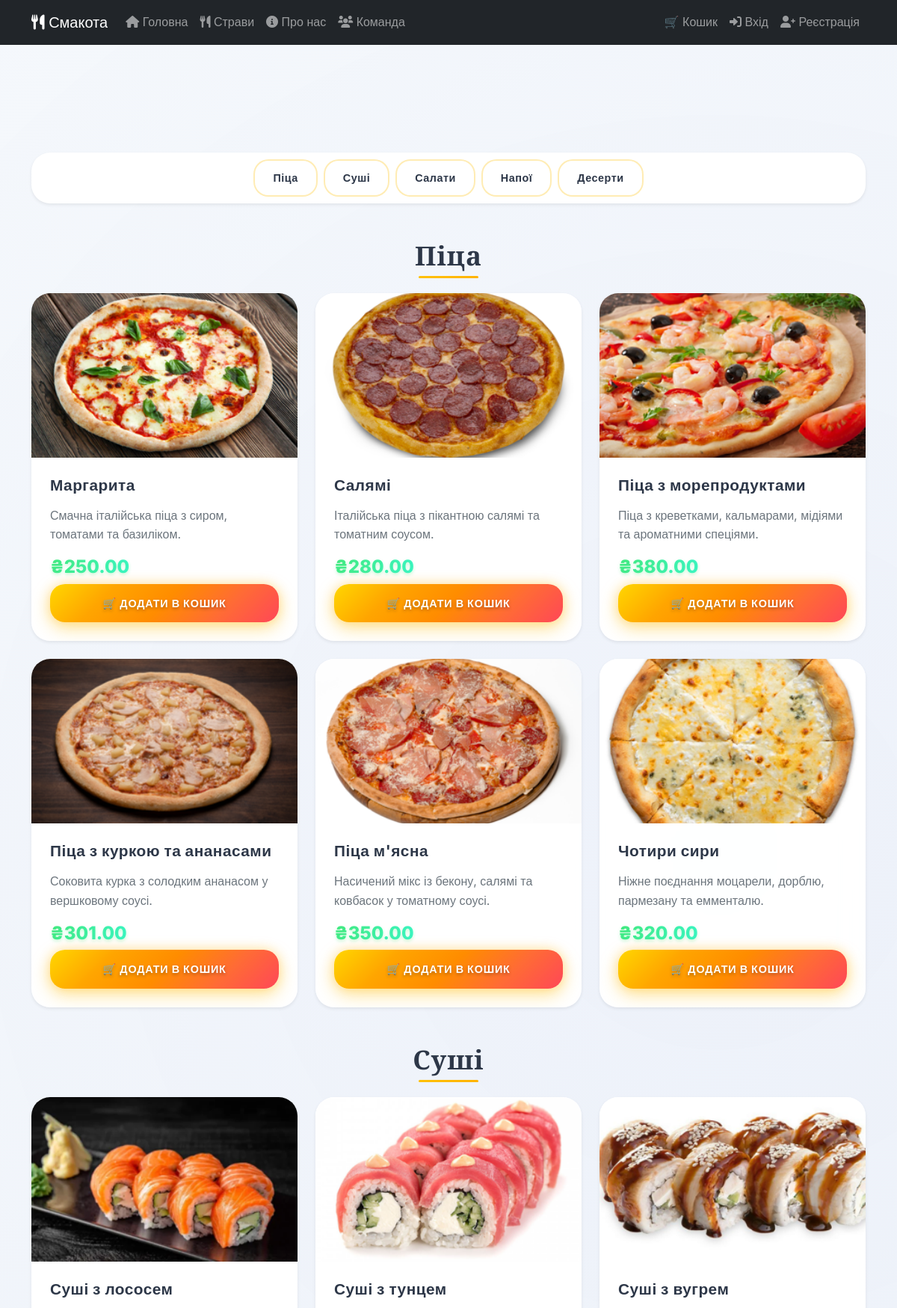
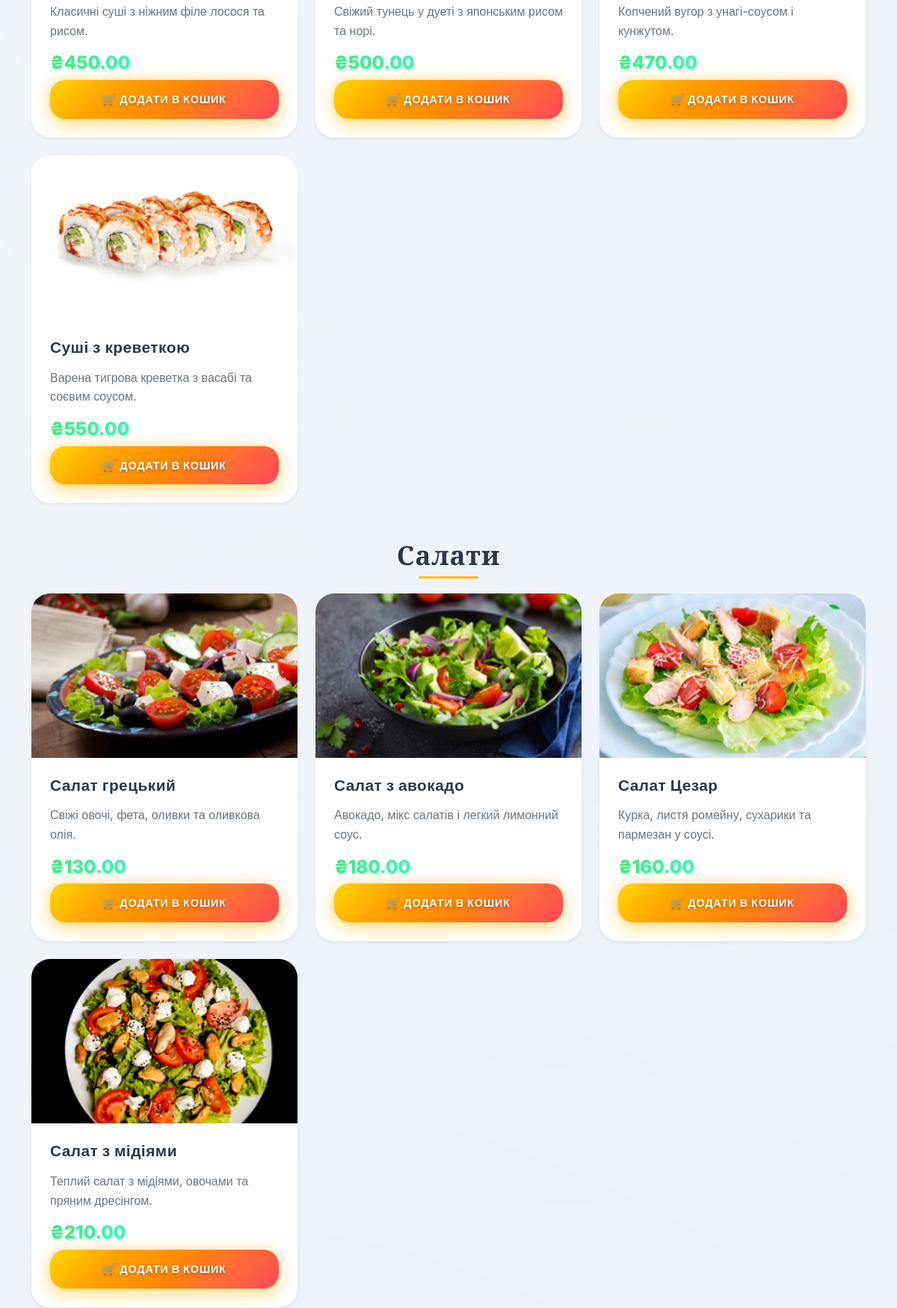
The page /market/menu/ (upper part) on the database its author committed (2 pictures, top to bottom).
### Market/models.py (models this page shows, shortened)
class Product(models.Model):
    SECTION_CHOICES = [
        ('Піца', 'Піца'),
        ('Суші', 'Суші'),
        ('Салати', 'Салати'),
        ('Напої', 'Напої'),
        ('Десерти', 'Десерти'),
    ]
    name = models.CharField(max_length=255)
    price = models.DecimalField(max_digits=8, decimal_places=2)
    description = models.TextField()
    image = models.ImageField(upload_to='products/')
    section = models.CharField(max_length=20, choices=SECTION_CHOICES, default='pizza')  # <-- додано

### Market/views.py (the view)
# urls.py: path('menu/', views.shop, name='menu'),
def shop(request):
    products = Product.objects.all()
    sections = ['Піца', 'Суші', 'Салати', 'Напої', 'Десерти']
    return render(request, 'Market/menu.html', {
        'sections': sections,
        'products': products,
    })

### Market/templates/Market/menu.html (shortened to what this page needs)
{% extends 'Market/base.html' %}
{% load static %}
{% block extra_css %}
<link rel="stylesheet" href="{% static 'Market/styles/menu.css' %}?v=20250119">
{% endblock %}
{% block content %}
<section class="container mt-4">
    <nav class="nav sticky-top justify-content-center py-2 bg-white shadow-sm" style="z-index: 100;">
        {% for section in sections %}
            <a href="#{{ section }}" class="btn btn-outline-primary mx-1 text-capitalize">{{ section }}</a>
        {% endfor %}
    </nav>
    {% for section in sections %}
        <h2 id="{{ section }}" class="mt-5 text-capitalize text-center fw-bold">{{ section }}</h2>
        <div class="row row-cols-1 row-cols-md-2 row-cols-lg-3 g-4">
            {% for product in products %}
                {% if product.section == section %}
                    <div class="col">
                        <div class="card h-100 shadow-sm border-0 product-card" onclick="location.href='{% url 'Market:product_detail' product.id %}'" style="cursor: pointer;">
                            {% if product.image %}
                                <div class="card-img-top-container">
                                    <img src="{{ product.image.url }}" class="card-img-top product-image" alt="{{ product.name }}">
                                </div>
                            {% endif %}
                            <div class="card-body d-flex flex-column">
                                <h5 class="card-title fw-bold text-truncate">{{ product.name }}</h5>
                                <p class="card-text text-muted mb-auto">{{ product.description|truncatechars:100 }}</p>
                                <div class="mt-3">
                                    <div class="d-flex justify-content-between align-items-center mb-2">
                                        <h4 class="text-success mb-0">₴{{ product.price }}</h4>
                                    </div>
                                    <div class="d-grid gap-2">
                                        <form method="post" action="{% url 'add_to_cart' product.id %}" onClick="event.stopPropagation();">
                                            <button type="submit" class="btn btn-success w-100">
                                                🛒 Додати в кошик
                                            </button>
                                        </form>
                                    </div>
                                </div>
                            </div>
                        </div>
                    </div>
                {% endif %}
            {% endfor %}
        </div>
    {% endfor %}
</section>
{% endblock %}

### Market/static/Market/styles/style.css (style rules this page uses)
* { margin: 0; padding: 0; box-sizing: border-box; }
:root { --primary-gradient: linear-gradient(135deg, #667eea 0%, #764ba2 100%); --secondary-gradient: linear-gradient(135deg, #f093fb 0%, #f5576c 100%); --success-gradient: linear-gradient(135deg, #4facfe 0%, #00f2fe 100%); --warning-gradient: linear-gradient(135deg, #43e97b 0%, #38f9d7 100%); --danger-gradient: linear-gradient(135deg, #fa709a 0%, #fee140 100%); --glass-bg: rgba(255, 255, 255, 0.08); --glass-border: rgba(255, 255, 255, 0.2); --glass-shadow: 0 8px 32px rgba(31, 38, 135, 0.37); --text-primary: #2d3748; --text-secondary: #4a5568; --text-light: rgba(255, 255, 255, 0.95); --border-radius-sm: 8px; --border-radius-md: 16px; --border-radius-lg: 24px; --border-radius-xl: 32px; --spacing-xs: 0.5rem; --spacing-sm: 1rem; --spacing-md: 1.5rem; --spacing-lg: 2rem; --spacing-xl: 3rem; --transition-fast: 0.15s ease-out; --transition-smooth: 0.3s cubic-bezier(0.4, 0, 0.2, 1); --transition-bounce: 0.5s cubic-bezier(0.68, -0.55, 0.265, 1.55); }
body { font-family: 'Inter', -apple-system, BlinkMacSystemFont, 'Segoe UI', sans-serif; line-height: 1.7; color: #1a202c; background: linear-gradient(135deg, #f7fafc 0%, #edf2f7 100%); min-height: 100vh; position: relative; }
body::before { content: ''; position: fixed; top: 0; left: 0; right: 0; bottom: 0; background: radial-gradient(circle at 20% 80%, rgba(66, 153, 225, 0.03) 0%, transparent 50%), radial-gradient(circle at 80% 20%, rgba(129, 140, 248, 0.03) 0%, transparent 50%); pointer-events: none; z-index: -1; }
html { scroll-behavior: smooth; }
* { cursor: default; }
a, button, [onclick] { cursor: pointer !important; }
.action-btn, .like-btn, .dislike-btn, nav a, .pagination a { position: relative; overflow: hidden; }
a, button, .product, .action-btn, .like-btn, .dislike-btn, nav a, .pagination a { transition: all var(--transition-smooth); }

### rows shown on the page
Product: image (picture), name "Маргарита", description "Смачна італійська піца з сиром, томатами та базиліком.", price "250.00"
Product: image (picture), name "Салямі", description "Італійська піца з пікантною салямі та томатним соусом.", price "280.00"
Product: image (picture), name "Піца з морепродуктами", description "Піца з креветками, кальмарами, мідіями та ароматними спеціями.", price "380.00"
Product: image (picture), name "Піца з куркою та ананасами", description "Соковита курка з солодким ананасом у вершковому соусі.", price "301.00"
Product: image (picture), name "Піца м'ясна", description "Насичений мікс із бекону, салямі та ковбасок у томатному соусі.", price "350.00"
Product: image (picture), name "Чотири сири", description "Ніжне поєднання моцарели, дорблю, пармезану та емменталю.", price "320.00"
Product: image (picture), name "Суші з лососем", description "Класичні суші з ніжним філе лосося та рисом.", price "450.00"
Product: image (picture), name "Суші з тунцем", description "Свіжий тунець у дуеті з японським рисом та норі.", price "500.00"
Product: image (picture), name "Суші з вугрем", description "Копчений вугор з унагі-соусом і кунжутом.", price "470.00"
Product: image (picture), name "Суші з креветкою", description "Варена тигрова креветка з васабі та соєвим соусом.", price "550.00"
Product: image (picture), name "Салат грецький", description "Свіжі овочі, фета, оливки та оливкова олія.", price "130.00"
Product: image (picture), name "Салат з авокадо", description "Авокадо, мікс салатів і легкий лимонний соус.", price "180.00"
Product: image (picture), name "Салат Цезар", description "Курка, листя ромейну, сухарики та пармезан у соусі.", price "160.00"
Product: image (picture), name "Салат з мідіями", description "Теплий салат з мідіями, овочами та пряним дресінгом.", price "210.00"

### other values the page prints
{{ section }} "Піца" "Суші" "Салати" "Напої" "Десерти"
{{ section }} "Піца" "Суші" "Салати"
